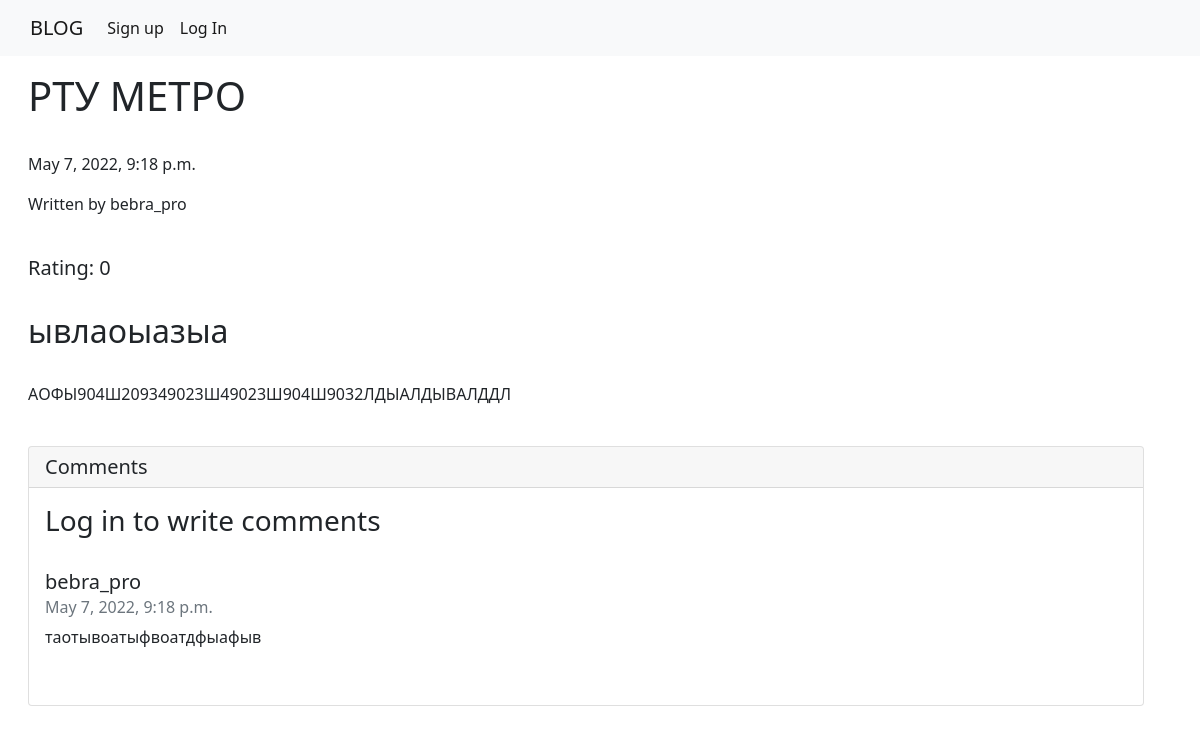
/post/4, run on an earlier commit of the app's database.
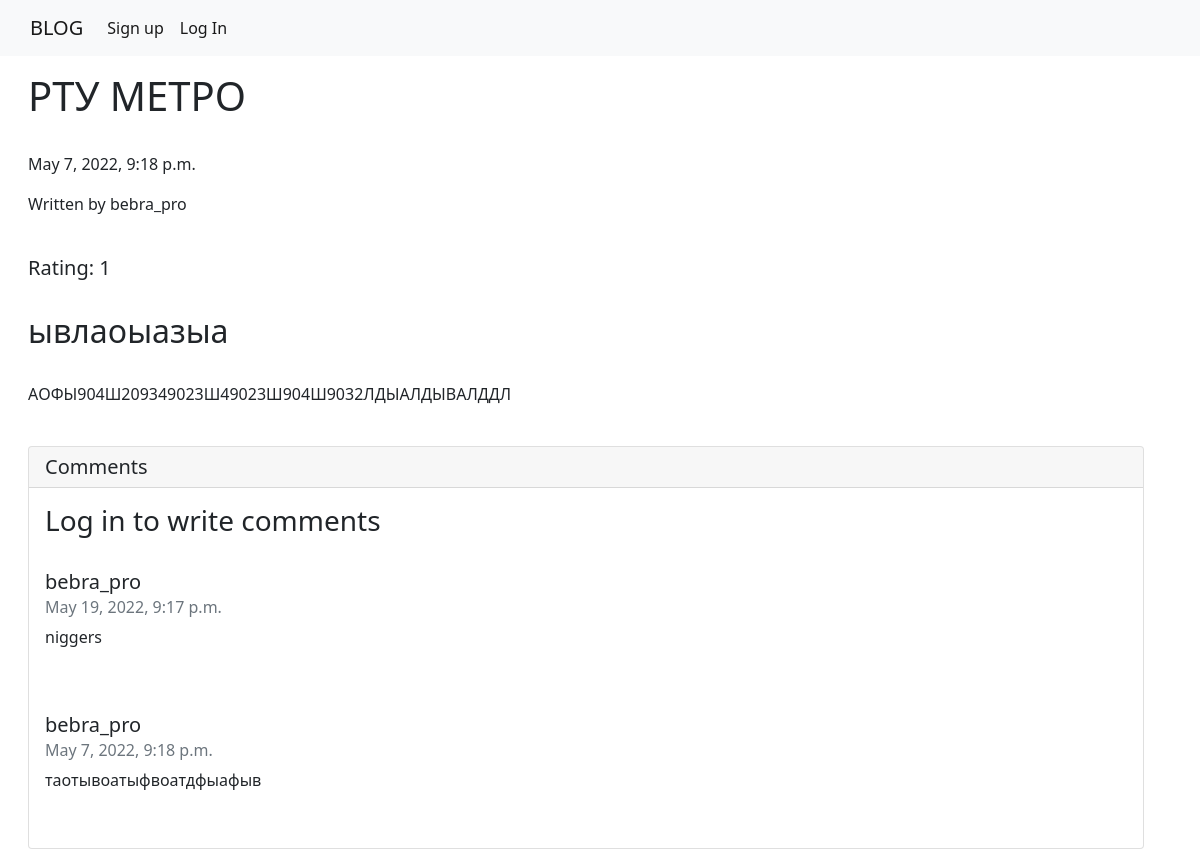
And on a later commit of the database.
### blog_app/models.py (models this page shows)
class Post(models.Model):
    user = models.ForeignKey(User, on_delete=models.CASCADE, related_name='post')
    name = models.CharField(max_length=128)
    description = models.CharField(max_length=512)
    text = models.CharField(max_length=100000)
    date = models.DateTimeField(auto_now_add=True)
    liked_users = models.ManyToManyField(User, related_name='liked_users')
    def get_rating(self):
        return self.liked_users.all().count()

class Comment(models.Model):
    user = models.ForeignKey(User, on_delete=models.SET_NULL, null=True)
    text = models.CharField(max_length=512)
    post_id = models.IntegerField()
    date = models.DateTimeField(auto_now_add=True)

### blog_app/views.py (the view, shortened to what this page needs)
# urls.py: path('post/<int:post_id>', views.post_page, name='post_page'),
def post_page(request, post_id):
    context = dict()
    context['form'] = CommentForm()
    post = Post.objects.get(pk=post_id)
    context['post'] = post
    comments = Comment.objects.filter(post_id=post_id).order_by('-date')
    context['comments'] = comments
    return render(request, 'post.html', context)

### templates/post.html (shortened to what this page needs)
{% extends "base.html" %}
{% block content %}
    <h1>{{ post.name }}</h1>
    <br>
    <p>{{ post.date }}</p>
    <p>Written by {{ post.user.username }}</p>
    <br>
    <h5>Rating: {{ post.get_rating }}</h5>
    <br>
    <h2>{{ post.description }}</h2>
    <br>
    <p>{{ post.text }}</p>
    <br>
    <div class="card">
        <h5 class="card-header">Comments</h5>
        <div class="card-body">
            {% if request.user.is_authenticated %}
                <form method="POST">
                    {% csrf_token %}
                    {{ form.as_p }}
                    <input class="btn btn-primary" type="submit" value="Send comment">
                </form>
            {% else %}
                <h3> Log in to write comments</h3>
            {% endif %}
            {% for each in comments %}
                <br>
                <h5 class="card-title">{{ each.user.username }}</h5>
                <h6 class="card-subtitle mb-2 text-muted">{{ each.date }}</h6>
                <p class="card-text">{{ each.text }}</p>
                <br>
            {% endfor %}
        </div>
    </div>
{% endblock %}

What changed in the data, as far as the page shows it:
computed for Post "РТУ МЕТРО": get_rating "0" → "1"
added Comment: user.username "bebra_pro", date "May 19, 2022, 9:17 p.m.", text "niggers"
